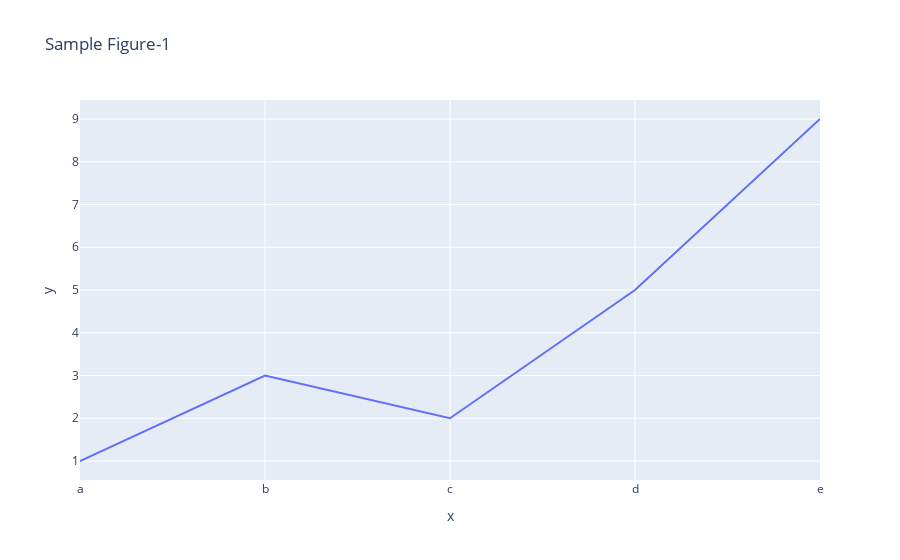

Notebook code for this chart:
### Code cell
fig.show()

### Figure 1 — Plotly figure (JSON) as saved in the notebook; plotly's stock layout.template omitted (floating-point values rounded to 4 significant figures)
{"data": [{"hovertemplate": "x=%{x}<br>y=%{y}<extra></extra>", "legendgroup": "", "line": {"color": "#636efa", "dash": "solid"}, "marker": {"symbol": "circle"}, "mode": "lines", "name": "", "orientation": "v", "showlegend": false, "type": "scatter", "x": ["a", "b", "c", "d", "e"], "xaxis": "x", "y": [1, 3, 2, 5, 9], "yaxis": "y"}], "layout": {"legend": {"tracegroupgap": 0}, "title": {"text": "Sample Figure-1"}, "xaxis": {"anchor": "y", "domain": [0, 1], "title": {"text": "x"}}, "yaxis": {"anchor": "x", "domain": [0, 1], "title": {"text": "y"}}}}
